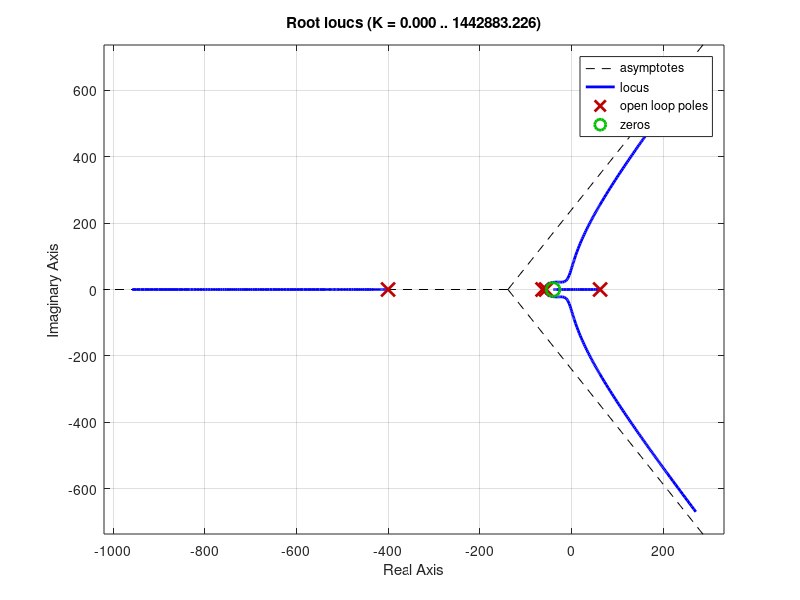
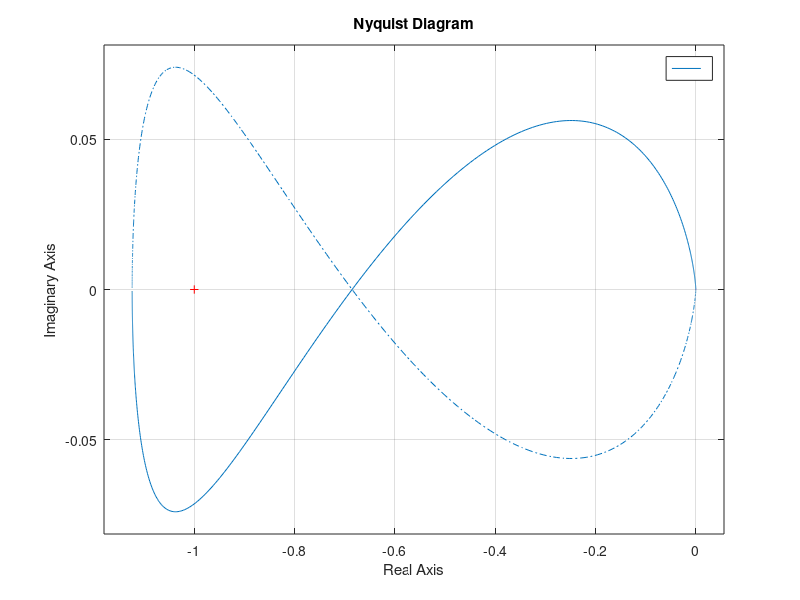
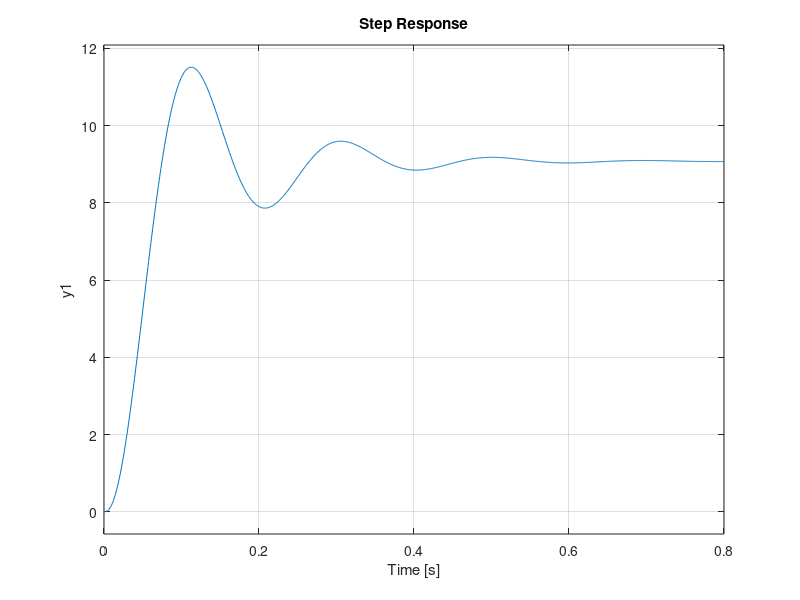

The MATLAB source for these figures, in order: (Note: this script raises an error after producing the figures.)
%%% New transfer function dynamics derivation
% trying to successfully implement lead compensator
% https://ieeexplore.ieee.org/stamp/stamp.jsp?tp=&arnumber=5570565

% Good resource for discrete time control systems
% https://idsc.ethz.ch/content/dam/ethz/special-interest/mavt/dynamic-systems-n-control/idsc-dam/Lectures/Digital-Control-Systems/Slides_DigReg_2013.pdf

clear, clc, close all

%%% define model parameters
K = 9.7091e-06; % [N-A^2/m^2], electromechanical constant
m = 0.006;  % [kg]        
x0 = 5 * 1e-3; % [mm] -> [m], commanded equilibrium position of ball
g = 9.81; % [m/s^2]
L = 0.14485; % H
R = 8; % Ohm

%%% calculate other constants
i0 = sqrt( m*g*x0^2 / K ); % A
a = 2*K*i0^2 / ( m*x0^3 );
b = 2*K*i0 / ( m*x0^2 ); % TODO need to bookkeep a negative somewhere.
                         % seems like there is a negative number messing
                         % up my derivation. When I get rid of the negative
                         % in front of b, it fixes the root locus.

%%% write out Laplace transforms
s = tf('s');
P1 = ( 1/L ) / ( s + R/L );
P2 = ( b ) / ( s^2 - a );

G = (( s + 40 ) / ( s + 400 )); % Wong 1986
figure, rlocus(G*P1*P2)

k = 7e3;

figure, nyquist(k*G*P1*P2)
figure, step( feedback(P1*P2*G*k, 1) )

%%% convert to state space for initial condition testing
sys_ol = k*G*P1*P2;
sys_cl = minreal( sys_ol / (1 + sys_ol) );
[A, B, C, D] = tf2ss( sys_ol.Numerator{1}, sys_ol.Denominator{1} );

%%% change controller to discrete time
Ts = 5e-4; % typical loop/sampling frequency -- TODO experiment with different values of this
sys_d = c2d(G, Ts)
